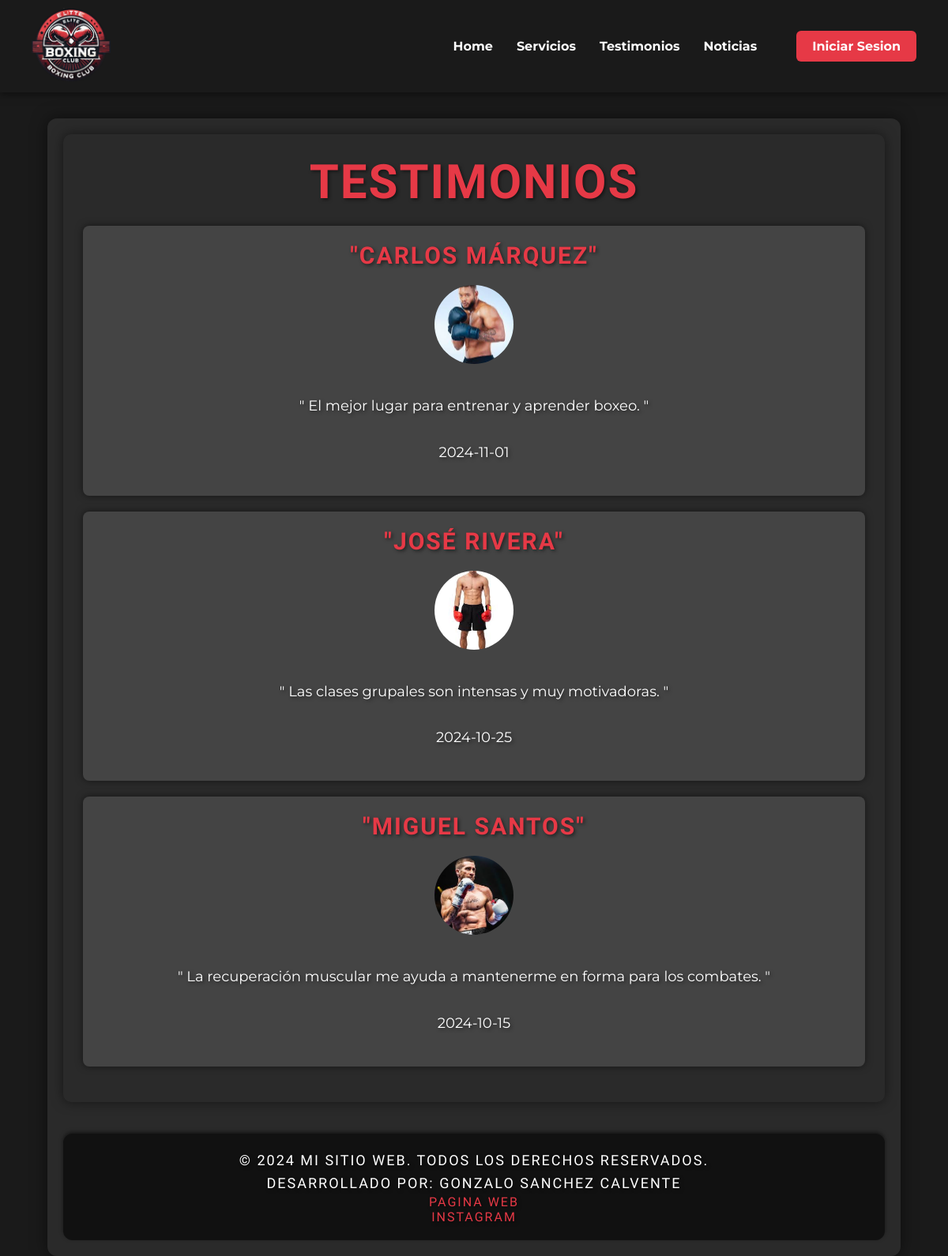
Page /testimonios.php on the committed database.
### tables this page shows
CREATE TABLE testimonios (
    id_testimonio INT AUTO_INCREMENT PRIMARY KEY,
    autor INT,
    contenido TEXT NOT NULL,
    fecha DATE,
    FOREIGN KEY (autor) REFERENCES socios(id_socio) ON DELETE CASCADE
);

CREATE TABLE socios (
    id_socio INT AUTO_INCREMENT PRIMARY KEY,
    nombre VARCHAR(100) NOT NULL,
    edad INT,
    contraseña VARCHAR(255) NOT NULL,
    usuario VARCHAR(50) UNIQUE NOT NULL,
    telefono VARCHAR(15),
    foto VARCHAR(255)
);

### src/php/mostrarTestimonios.php (the view, shortened to what this page needs)
<?php
require_once("conexion.php");
$consulta = "SELECT testimonios.id_testimonio, socios.nombre AS autor_nombre, socios.foto AS foto, testimonios.contenido, testimonios.fecha FROM testimonios JOIN socios ON testimonios.autor = socios.id_socio ORDER BY testimonios.fecha DESC;
";
$testimonios = $conexion->query($consulta);
if ($testimonios->num_rows > 0) {
    while ($testimonio = $testimonios->fetch_assoc()) {
        echo "<article>";
        echo "<h2>\"" . $testimonio["autor_nombre"] . "\"</h2>";
        echo "<img src='./$testimonio[foto]' alt='$testimonio[autor_nombre]' width='100' height='100' class='profile-image'><br>";
        echo "<p>\" " . $testimonio["contenido"] . " \"</p>";
        echo "<p>" . $testimonio["fecha"] . "</p>";
        echo "</article>";
    }
} else {
    echo "<p>No hay servicios disponibles</p>";
}
?>

### styles/style.css (style rules this page uses)
:root { --color-fondo: #1a1a1a; --color-texto: #ffffff; --color-primario: #e63946; --color-secundario: #ff1c1c; --color-fondo-seccion: #2a2a2a; --color-hover: #ff4d4d; --color-sombra: rgba(0, 0, 0, 0.5); --color-footer: #111; --color-enlace-footer: #e63946; }
* { margin: 0; padding: 0; box-sizing: border-box; }
body { font-family: 'Montserrat', sans-serif; color: var(--color-texto); background-color: var(--color-fondo); display: flex; flex-direction: column; align-items: center; min-height: 100vh; }
p { color: var(--color-texto); font-size: 18px; line-height: 1.60; margin-bottom: 20px; text-align: justify; text-shadow: 2px 2px 4px var(--color-sombra); }
h2 { font-size: 30px; }
h1, h2, h3, h4, h5, h6 { color: var(--color-primario) !important; font-weight: bold; margin-bottom: 10px; text-align: center; font-family: 'Oswald', sans-serif; text-transform: uppercase; letter-spacing: 2px; text-shadow: 2px 2px 4px var(--color-sombra); }
.testimonios article { display: flex; flex-direction: column; align-items: center; gap: 10px; padding: 20px; margin: 20px 0; background-color: #444; border-radius: 8px; box-shadow: 0px 0px 10px var(--color-sombra); transition: transform 0.3s ease; }
.profile-image { width: 100px; height: 100px; object-fit: cover; overflow: hidden; border-radius: 50%; display: flex; justify-content: center; align-items: center; }

### styles/menu.css (style rules this page uses)
:root { --color-fondo: #1a1a1a; --color-texto: #ffffff; --color-primario: #e63946; --color-sombra: rgba(0, 0, 0, 0.5); }

### styles/footer.css (style rules this page uses)
:root { --color-fondo: #1a1a1a; --color-texto: #ffffff; --color-primario: #e63946; --color-secundario: #ff1c1c; --color-fondo-seccion: #2a2a2a; --color-hover: #ff4d4d; --color-sombra: rgba(0, 0, 0, 0.5); --color-footer: #111; --color-enlace-footer: #e63946; }
footer { display: flex; flex-direction: column; background-color: var(--color-footer); padding: 20px; text-align: center; justify-content: center; align-items: center; color: var(--color-texto); font-family: 'Oswald', sans-serif; text-transform: uppercase; letter-spacing: 2px; text-shadow: 2px 2px 4px var(--color-sombra); margin-top: 20px; border-radius: 12px; box-shadow: 0px -2px 5px var(--color-sombra); }
footer a { color: var(--color-enlace-footer); text-decoration: none; transition: color 0.3s ease; }
footer p { margin: 0; }

### rows in the picture
testimonios: autor.nombre "CARLOS MÁRQUEZ", autor.foto (picture), contenido "El mejor lugar para entrenar y aprender boxeo.", fecha "2024-11-01"
testimonios: autor.nombre "JOSÉ RIVERA", autor.foto (picture), contenido "Las clases grupales son intensas y muy motivadoras.", fecha "2024-10-25"
testimonios: autor.nombre "MIGUEL SANTOS", autor.foto (picture), contenido "La recuperación muscular me ayuda a mantenerme en forma para los combates.", fecha "2024-10-15"
